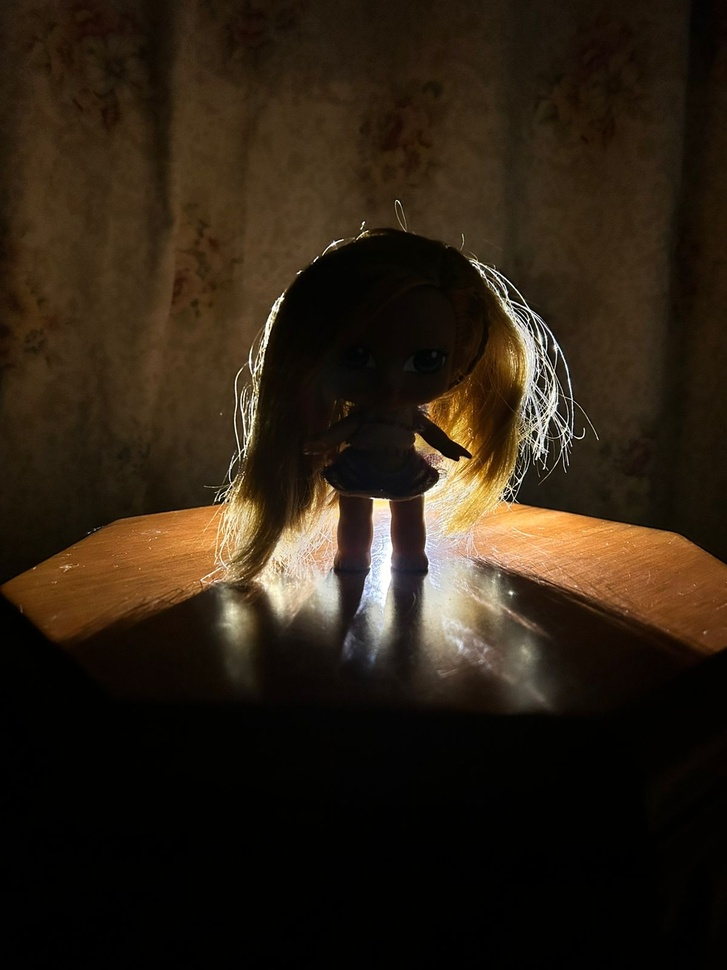
#> input picture img/detras1.jpeg, 727 x 970 px, shrunk from 1200 x 1600 before the run
$ jupyter execute transformaciones_pixel.ipynb
#> lines starting #> are read from the running program, lines starting #| are printed output that depends on the picture
Procesamiento de Imágenes: Operaciones de puntos
Transformaciones por pixel

[cell 1]
import cv2
import numpy as np
np.seterr(over='raise')
import matplotlib.pyplot as plt

[cell 2]
def contraste_brillo(imagen, contraste, brillo):
    imagen_procesada = np.zeros_like(imagen)
    h,w = imagen.shape
    for y in range(h):
        for x in range(w):
            try:
                imagen_procesada[y,x] = np.clip(contraste * imagen[y,x] + brillo, 0, 255).astype(np.uint8)
            except FloatingPointError as e:
                imagen_procesada[y,x] = 255
    return imagen_procesada

[cell 3]
ruta = "img/detras1.jpeg"
imagen = cv2.imread(ruta, cv2.IMREAD_GRAYSCALE)
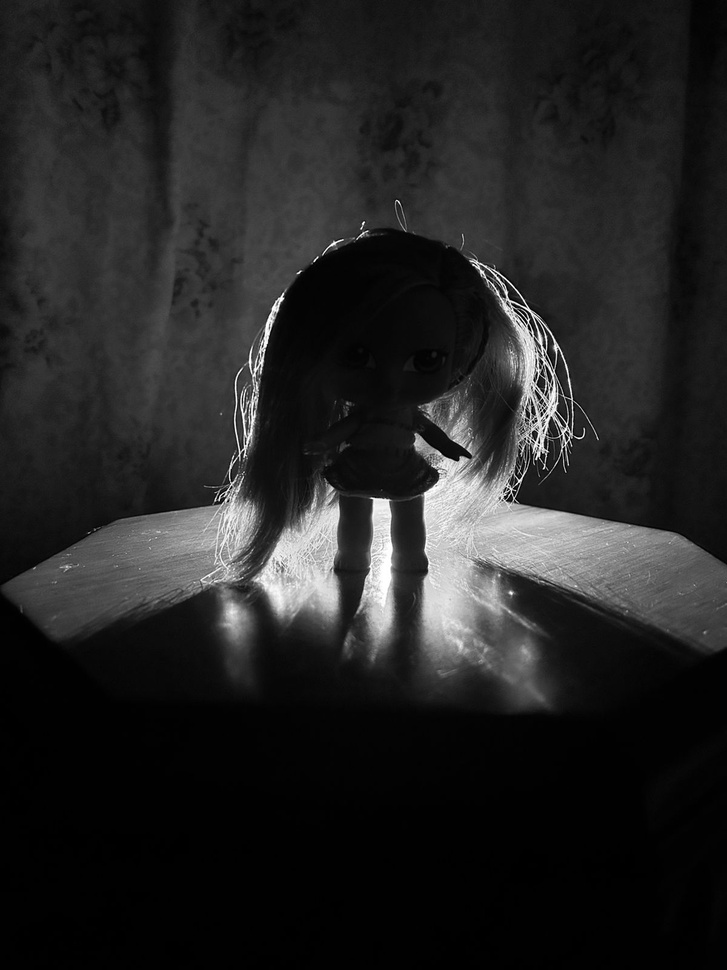
#> imagen: shape (970, 727); min 0, max 255, mean 36.2
h,w = imagen.shape
#> h = 970; w = 727

[cell 4]
imagen_procesada = contraste_brillo(imagen, 1.2, -30)
#> after the loop in contraste_brillo, `for y in range(h):`:
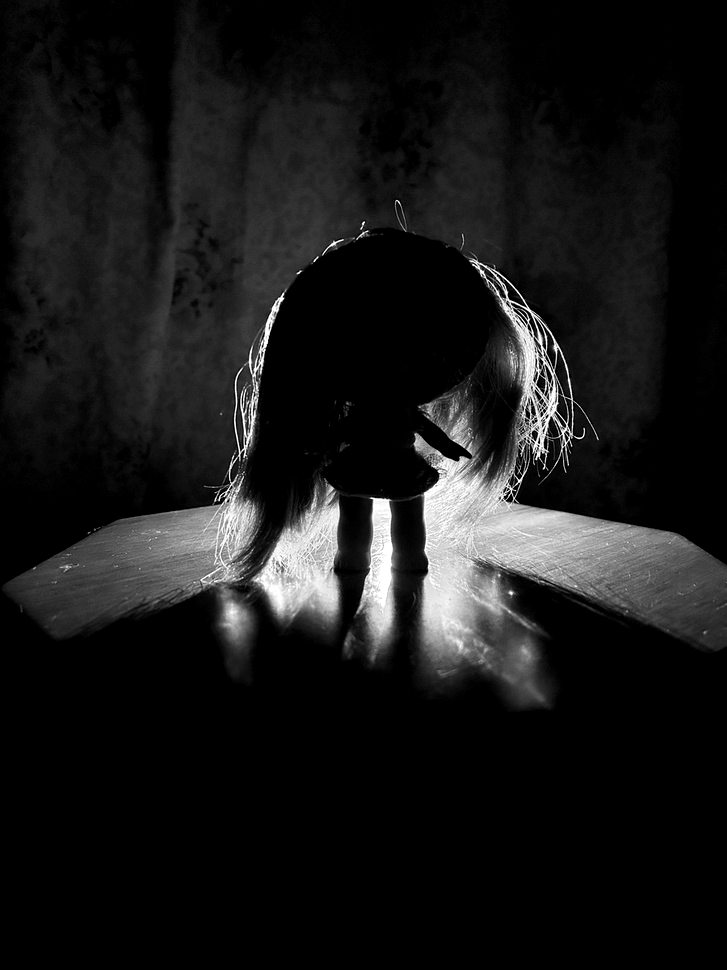
#> imagen_procesada: shape (970, 727); min 0, max 255, mean 23.8
imagenes_comparadas = np.hstack((imagen, imagen_procesada))
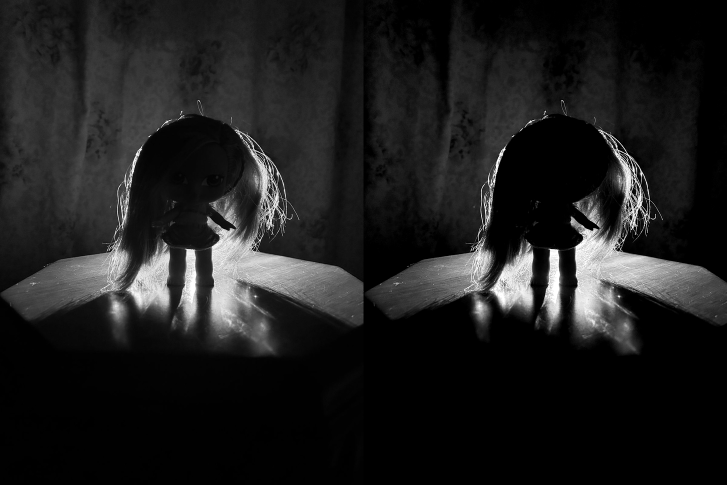
#> imagenes_comparadas: shape (970, 1454) (shown at 1/2 size); min 0, max 255, mean 30
cv2.imshow("Comparacion", imagenes_comparadas)
cv2.waitKey(0)

[cell 5]
# Histograma imagen original
plt.figure()
plt.title("Histograma Imagen Original")
plt.hist(imagen.ravel(), bins=256, range=(0,256))
plt.xlabel("Nivel de intensidad")
plt.ylabel("Frecuencia")
plt.show()
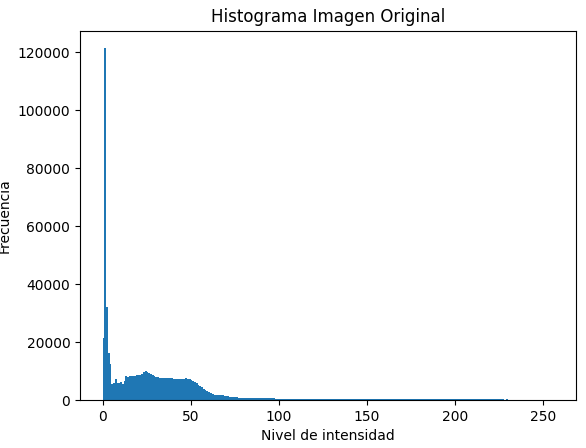
#> figure drawn by matplotlib, 1 panel; tallest bar 121336 high, from x = 1 to 2

# Histograma imagen procesada
plt.figure()
plt.title("Histograma Imagen Procesada")
plt.hist(imagen_procesada.ravel(), bins=256, range=(0,256))
plt.xlabel("Nivel de intensidad")
plt.ylabel("Frecuencia")
plt.show()
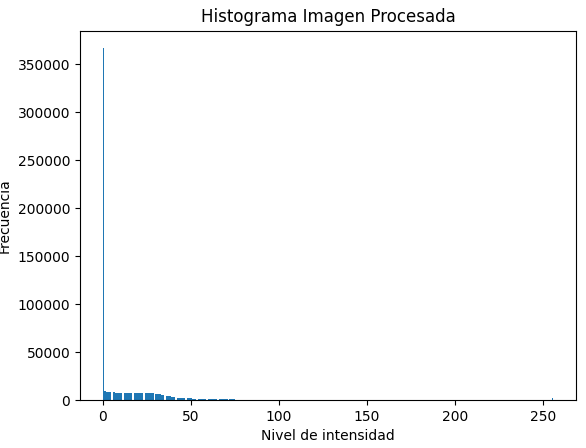
#> figure drawn by matplotlib, 1 panel; tallest bar 366648 high, from x = 0 to 1

[cell 6]
imagen_color = cv2.imread(ruta)
#> imagen_color is the input picture: shape (970, 727, 3); mean B, G, R 20.6, 34.1, 45.9
cv2.imshow("Imagen a color", imagen_color)
cv2.waitKey(0)

[cell 7]
def contraste_brillo_mat(imagen, contraste, brillo):
#> called with contraste = 2, brillo = -60
    imagen_p = imagen.astype(np.float32)
    return np.clip(contraste * imagen_p + brillo, 0, 255).astype(np.uint8)
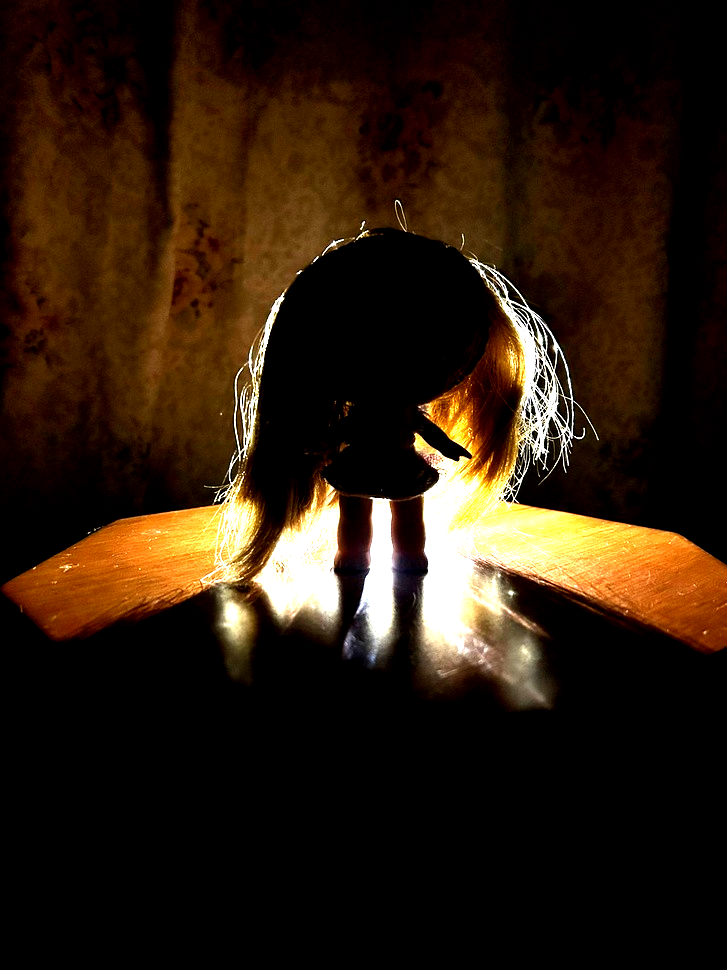
#> returned value: shape (970, 727, 3); mean of channels 0, 1, 2 14.7, 28.9, 45.1; drawn as B, G, R

[cell 8]
imagen_color_procesada = contraste_brillo_mat(imagen_color, 2,-60)
cv2.imshow("Imagen a color procesada", imagen_color_procesada)
cv2.waitKey(0)

[cell 9]
imagen_yuv = cv2.cvtColor(imagen_color, cv2.COLOR_BGR2YUV)
#> imagen_yuv: shape (970, 727, 3); mean of channels 0, 1, 2 36.2, 120.5, 136.6
canal_y_original = imagen_yuv[:,:,0]

imagen_yuv_proc = cv2.cvtColor(imagen_color_procesada, cv2.COLOR_BGR2YUV)
#> imagen_yuv_proc: shape (970, 727, 3); mean of channels 0, 1, 2 32.1, 119.4, 139.4
canal_y_procesado = imagen_yuv_proc[:,:,0]
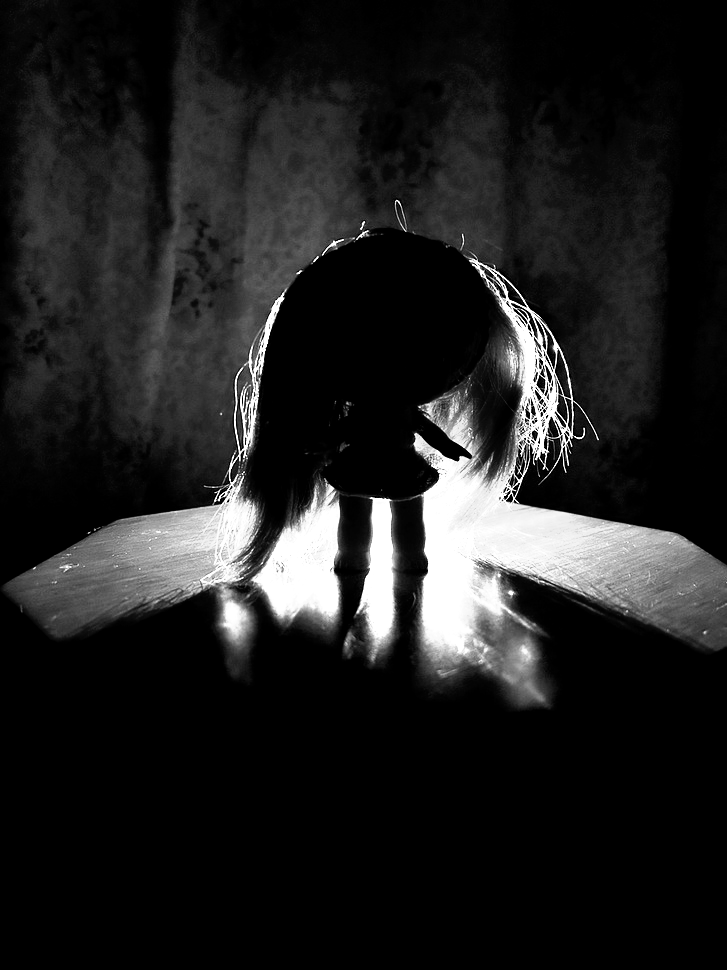
#> canal_y_procesado: shape (970, 727); min 0, max 255, mean 32.1

# Histograma canal Y original
plt.figure()
plt.title("Histograma Canal Y Original")
plt.hist(canal_y_original.ravel(), bins=256, range=(0,256))
plt.xlabel("Nivel de intensidad")
plt.ylabel("Frecuencia")
plt.show()
#> figure, not shown here; tallest bar 121372 high, from x = 1 to 2

# Histograma canal Y procesado
plt.figure()
plt.title("Histograma Canal Y Procesado")
plt.hist(canal_y_procesado.ravel(), bins=256, range=(0,256))
plt.xlabel("Nivel de intensidad")
plt.ylabel("Frecuencia")
plt.show()
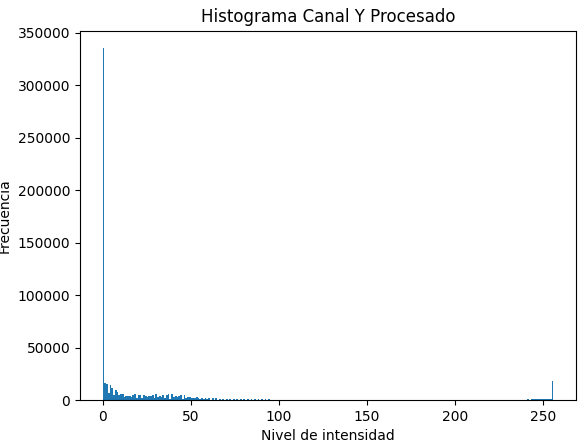
#> figure drawn by matplotlib, 1 panel; tallest bar 335079 high, from x = 0 to 1

$ run again, with img/detras3.jpeg copied over img/detras1.jpeg
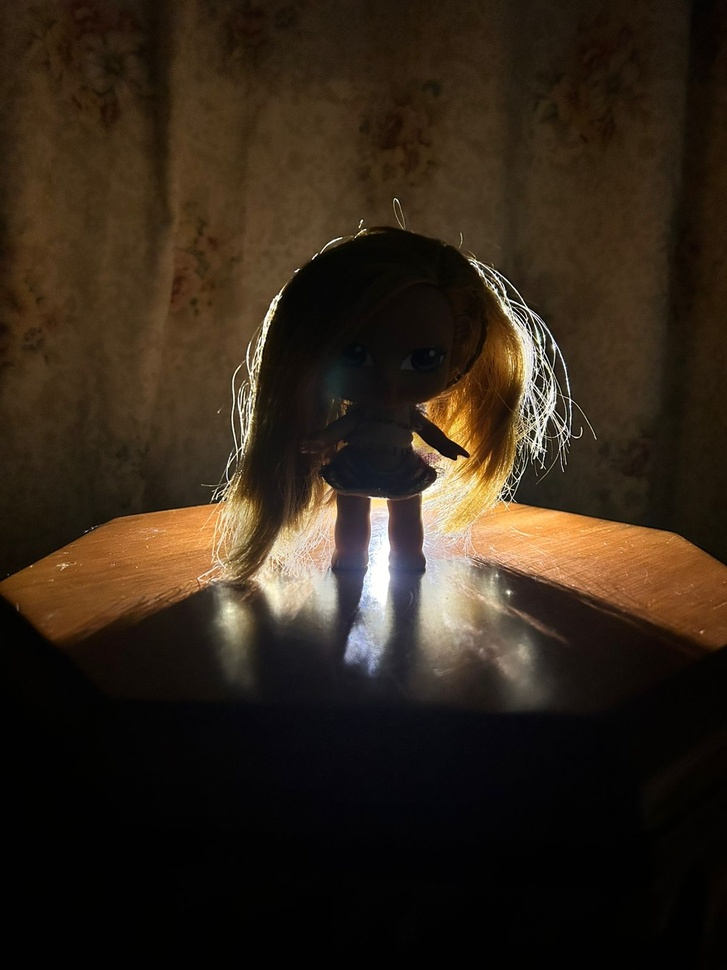
#> input picture img/detras3.jpeg, 727 x 970 px, shrunk from 1200 x 1600 before the run
#> after the loop in contraste_brillo, `for y in range(h):`:
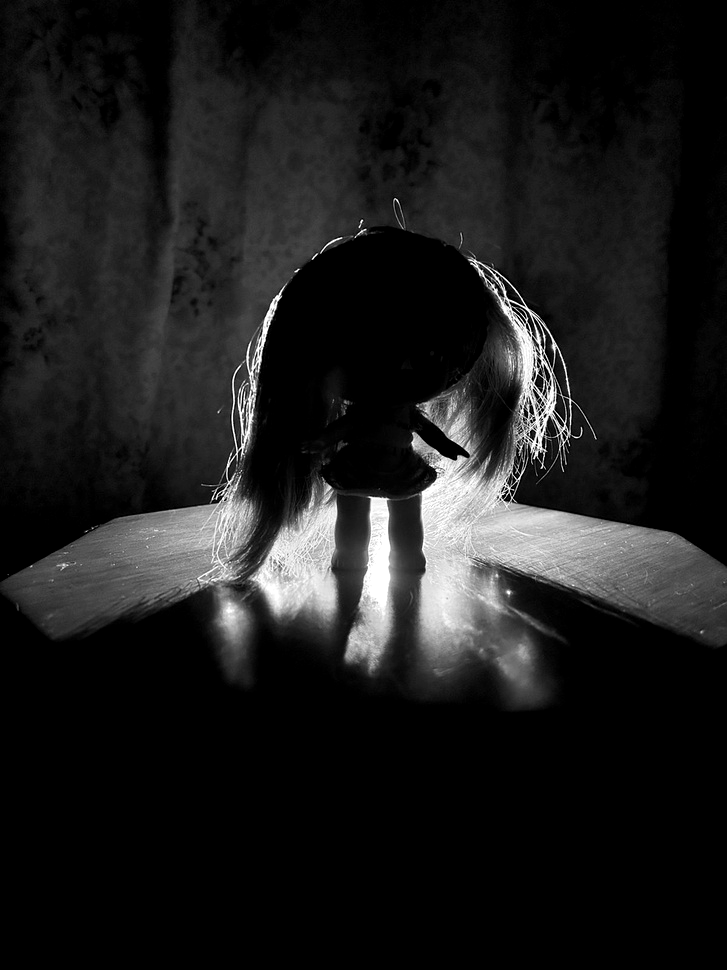
#> imagen_procesada: shape (970, 727); min 0, max 255, mean 28
#> imagen_color is the input picture: shape (970, 727, 3); mean B, G, R 26, 39, 51.1
#> imagen_yuv: shape (970, 727, 3); mean of channels 0, 1, 2 41.1, 120.6, 136.8
#> imagen_yuv_proc: shape (970, 727, 3); mean of channels 0, 1, 2 37.9, 118.2, 140.6
#> `plt.show()`:
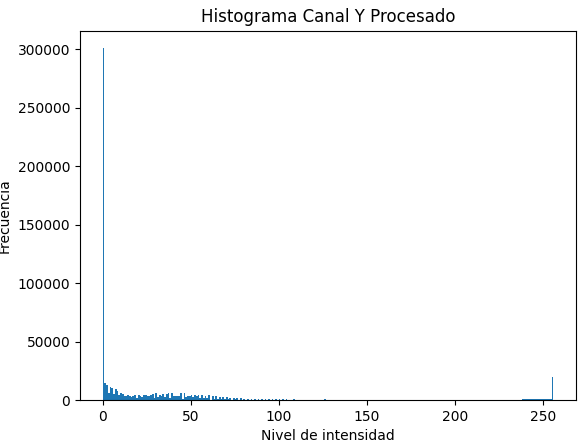
#> figure drawn by matplotlib, 1 panel; tallest bar 300748 high, from x = 0 to 1
